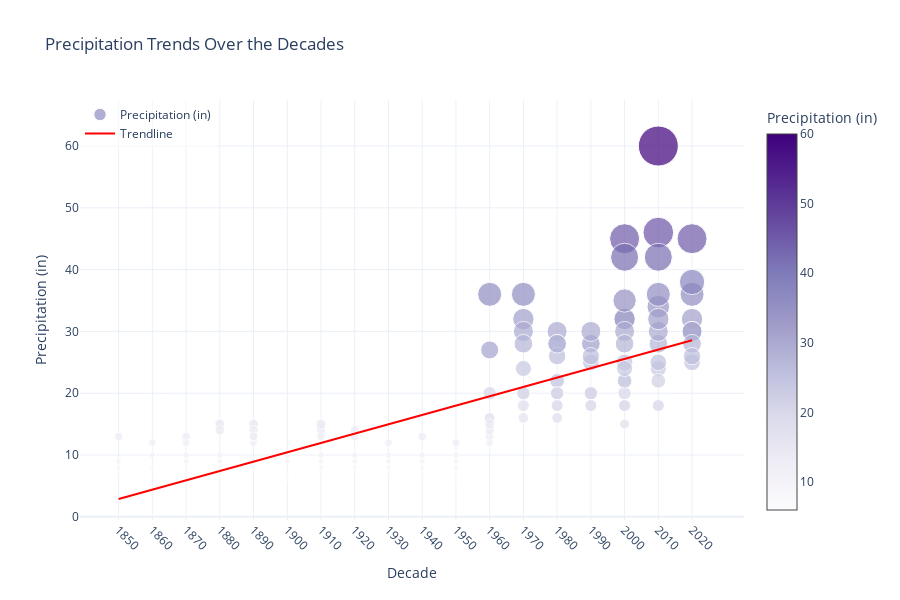

Notebook source saved alongside this figure:
### Code cell
# PLOTTING PRECIPITATION TRENDS OVER THE DECADES - INTERACTIVE GRAPH 

Precipitation trends over the decades
precipitation_values = hurricane_data['Precipitation_Total_in'].fillna(0)

# Fit a linear regression line (trendline) for precipitation
z = np.polyfit(decades, precipitation_values, 1)  # Degree 1 for a linear trend
p = np.poly1d(z)
trendline = p(sorted(decades.unique()))

# Create a scatter plot with properly scaled dots
scatter = go.Scatter(
    x=decades,
    y=precipitation_values,
    mode='markers',
    marker=dict(
        size=precipitation_values / 1.5, 
        color=precipitation_values,    
        colorscale='Purples',         
        showscale=True,              
        colorbar=dict(title='Precipitation (in)')
    ),
    name='Precipitation (in)',
    hovertemplate='Storm: %{text}<br>Precipitation: %{y} in<extra></extra>',
    text=hurricane_data['Hurricane_Name']  # Pass storm names for hover text
)

# Create the trendline
trendline_plot = go.Scatter(
    x=sorted(decades.unique()),
    y=trendline,
    mode='lines',
    line=dict(color='red', width=2),
    name='Trendline',
    hovertemplate='Decade: %{x}<br>Trend: %{y:.2f} in<extra></extra>'
)

# Layout with updated visuals
layout = go.Layout(
    title='Precipitation Trends Over the Decades',
    xaxis=dict(title='Decade', tickvals=sorted(decades.unique()), tickangle=45),
    yaxis=dict(title='Precipitation (in)'),
    template='plotly_white',
    height=600,
    legend=dict(
        x=0,  
        y=1,  
        xanchor='left',
        yanchor='top',
        bgcolor='rgba(255,255,255,0.5)' 
    )
)

# The interactive graph
fig = go.Figure(data=[scatter, trendline_plot], layout=layout)
fig.show()

### Figure 1 — Plotly figure (JSON) as saved in the notebook; plotly's stock layout.template omitted (floating-point values rounded to 4 significant figures; data arrays with more than 128 entries replaced by an {"elided": "..."} marker saying what was removed)
{"data": [{"hovertemplate": "Storm: %{text}<br>Precipitation: %{y} in<extra></extra>", "marker": {"color": {"elided": "153 int values"}, "colorbar": {"title": {"text": "Precipitation (in)"}}, "colorscale": [[0, "rgb(252,251,253)"], [0.125, "rgb(239,237,245)"], [0.25, "rgb(218,218,235)"], [0.375, "rgb(188,189,220)"], [0.5, "rgb(158,154,200)"], [0.625, "rgb(128,125,186)"], [0.75, "rgb(106,81,163)"], [0.875, "rgb(84,39,143)"], [1, "rgb(63,0,125)"]], "showscale": true, "size": {"elided": "153 float values"}}, "mode": "markers", "name": "Precipitation (in)", "text": {"elided": "153 str values"}, "type": "scatter", "x": {"elided": "153 int values"}, "y": {"elided": "153 int values"}}, {"hovertemplate": "Decade: %{x}<br>Trend: %{y:.2f} in<extra></extra>", "line": {"color": "red", "width": 2}, "mode": "lines", "name": "Trendline", "type": "scatter", "x": [1850, 1860, 1870, 1880, 1890, 1900, 1910, 1920, 1930, 1940, 1950, 1960, 1970, 1980, 1990, 2000, 2010, 2020], "y": [2.883, 4.393, 5.904, 7.415, 8.925, 10.44, 11.95, 13.46, 14.97, 16.48, 17.99, 19.5, 21.01, 22.52, 24.03, 25.54, 27.05, 28.56]}], "layout": {"height": 600, "legend": {"bgcolor": "rgba(255,255,255,0.5)", "x": 0, "xanchor": "left", "y": 1, "yanchor": "top"}, "title": {"text": "Precipitation Trends Over the Decades"}, "xaxis": {"tickangle": 45, "tickvals": [1850, 1860, 1870, 1880, 1890, 1900, 1910, 1920, 1930, 1940, 1950, 1960, 1970, 1980, 1990, 2000, 2010, 2020], "title": {"text": "Decade"}}, "yaxis": {"title": {"text": "Precipitation (in)"}}}}
